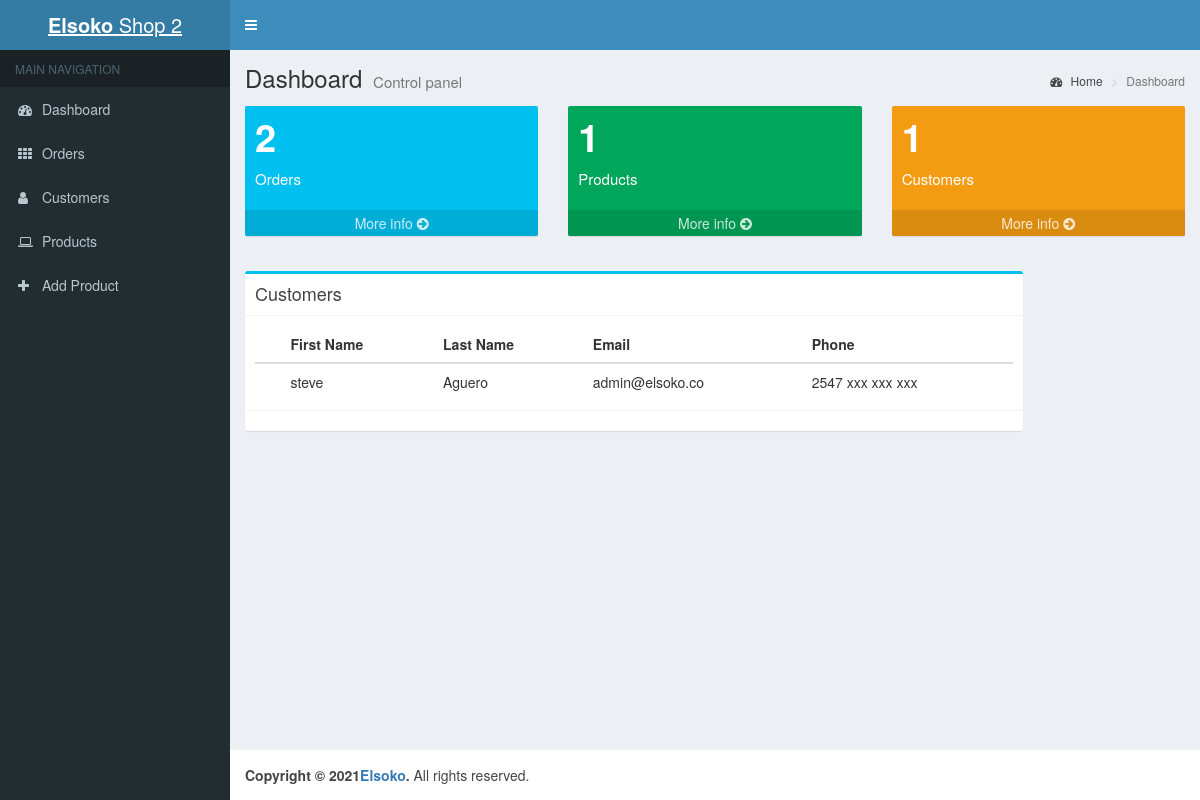
Page /shop/customers/ (signed in) on the committed database.
### shop/models.py (models this page shows, shortened)
class Shop(models.Model):
    owner = models.OneToOneField(get_user_model(), on_delete=models.CASCADE, unique=True, related_name="owner")
    name = models.CharField(max_length=50)
    industry = models.CharField(max_length=100)
    location = models.CharField(max_length=100)
    mpesa_till = models.CharField(max_length=20)
    shop_link = models.CharField(max_length=20, blank=True, null=True)
    shop_key = models.CharField(max_length=20, blank=True, null=True)

### users/models.py (models this page shows, shortened)
class User(PermissionsMixin, AbstractBaseUser):
    email = models.EmailField(_('email address'), unique=True)
    firstname = models.CharField(_('firstname'), max_length=30)
    lastname = models.CharField(_('lastname'), max_length=30)
    image = models.ImageField(upload_to="user images", blank=True, null=True)
    is_active = models.BooleanField(_('active'), default=True)
    date_joined = models.DateTimeField(_('date joined'), auto_now_add=True)
    is_staff = models.BooleanField(_('staff'), default=False)
    location = models.CharField(_('location'), max_length=100)
    phone = models.CharField(_('phone'), max_length=20)
    has_shop = models.BooleanField(_('shop'), default=False)
    objects = UserManager()
    USERNAME_FIELD = 'email'
    REQUIRED_FIELDS = []
    class Meta:
        verbose_name = _('user')
        verbose_name_plural = _('users')

### shop/views.py (the view)
# urls.py: path('customers/', views.customers, name="shop-customers"),
def customers(request):
    context = {}
    user = request.user
    shop = Shop.objects.get(owner_id=user.id)
    items, _shop_orders = OrderItem.objects.filter(product__shop_id=shop.id), [item.order for item in OrderItem.objects.filter(product__shop_id=shop.id)]
    shop_products = Product.objects.filter(shop_id=shop.id)
    _customers = list(set([order.customer for order in _shop_orders]))
    context["orders_count"] = len(_shop_orders)
    context["customers_count"] = len(_customers)
    context["customers"] = _customers
    context["products"] = shop_products
    context["orders"] = _shop_orders
    context["shop"] = shop
    context["owner"] = user
    return render(request, 'shop/customers.html', context)

### templates/shop/customers.html
{% extends 'shop/base.html' %}
{% load static  %}
{% block content %}
    <section class="content">
        <div class="row">
            <div class="col-md-12 col-lg-10">
              <div class="box box-info">
                <div class="box-header with-border">
                  <h3 class="box-title">Customers</h3>
                </div>
                <div class="box-body">
                  <div class="table-responsive">
                    <table class="table no-margin">
                      <thead>
                        <tr>
                            <th></th>
                          <th>First Name</th>
                          <th>Last Name</th>
                            <th>Email</th>
                            <th>Phone</th>
                        </tr>
                      </thead>
                      <tbody>
                      {% for cus in customers %}
                        <tr>
                          <td><a href="#"></a></td>
                            <td> {{ cus.firstname }}</td>
                            <td> {{  cus.lastname }}</td>
                          <td>{{ cus.email }}</td>
                            <td>{{ cus.phone }}</td>
                        </tr>
                        {% endfor %}
                      </tbody>
                    </table>
                  </div>
                </div>
                <div class="box-footer clearfix">
                </div>
              </div>
            </div>
        </div>
    </section>
{% endblock %}

### templates/shop/base.html (shortened to what this page needs)
{% load static %}
<!DOCTYPE html>
<html>
  <head>
    <link href="{% static 'bootstrap/css/bootstrap.min.css' %}" rel="stylesheet" type="text/css" />
    <link href="https://maxcdn.bootstrapcdn.com/font-awesome/4.3.0/css/font-awesome.min.css" rel="stylesheet" type="text/css" />
    <link href="http://code.ionicframework.com/ionicons/2.0.0/css/ionicons.min.css" rel="stylesheet" type="text/css" />
    <link href="{% static 'dist/css/AdminLTE.min.css' %}" rel="stylesheet" type="text/css" />
    <link href="{% static 'dist/css/skins/_all-skins.min.css' %}" rel="stylesheet" type="text/css" />
    <link href="{% static 'plugins/iCheck/flat/blue.css' %}" rel="stylesheet" type="text/css" />
    <link href="{% static 'plugins/morris/morris.css' %}" rel="stylesheet" type="text/css" />
    <link href="{% static 'plugins/jvectormap/jquery-jvectormap-1.2.2.css' %}" rel="stylesheet" type="text/css" />
    <link href="{% static 'plugins/datepicker/datepicker3.css' %}" rel="stylesheet" type="text/css" />
    <link href="{% static 'plugins/daterangepicker/daterangepicker-bs3.css' %}" rel="stylesheet" type="text/css" />
    <link href="{% static 'bootstrap/css/bootstrap.css' %}" rel="stylesheet">
    <link href="{% static 'plugins/bootstrap-wysihtml5/bootstrap3-wysihtml5.min.css' %}" rel="stylesheet" type="text/css" />
  </head>
  <body class="skin-blue">
    <div class="wrapper">
        <header class="main-header">
          <a href="#" class="logo"><b>Elsoko</b> {{ shop.name }}</a>
          <nav class="navbar navbar-static-top" role="navigation">
            <a href="#" class="sidebar-toggle" data-toggle="offcanvas" role="button">
            </a>
            <div class="navbar-custom-menu">
              <ul class="nav navbar-nav">
                <li class="">
                    <a class="nav-link dropdown-toggle" href="#" id="navbarDropdownMenuLink" role="button" data-toggle="dropdown" aria-haspopup="true" aria-expanded="false">
                      <i class="fas fa-user"></i>
                    </a>
                </li>
              </ul>
            </div>
          </nav>
        </header>
        <aside class="main-sidebar">
          <section class="sidebar">
            <ul class="sidebar-menu">
              <li class="header">MAIN NAVIGATION</li>
              <li class="treeview">
                <a href="{% url 'shop-dashboard' %}">
                  <i class="fa fa-dashboard"></i> <span>Dashboard</span>
                </a>
              </li>
              <li class="treeview">
                <a href="{% url 'shop-orders' %}">
                  <i class="fa fa-th"></i>
                  <span>Orders</span>
                </a>
              </li>
              <li>
                <a href="{% url 'shop-customers' %}">
                  <i class="fa fa-user"></i> <span>Customers</span>
                </a>
              </li>
              <li class="treeview">
                <a href="{% url 'shop-products' %}">
                  <i class="fa fa-laptop"></i>
                  <span>Products</span>
                </a>
              </li>
              <li class="treeview">
                <a href="{% url 'add-product' %}">
                  <i class="fa fa-plus"></i>
                  <span>Add Product</span>
                </a>
              </li>
            </ul>
          </section>
        </aside>
        <div class="content-wrapper">
          <section class="content-header">
            <h1>
              Dashboard
              <small>Control panel</small>
            </h1>
            <ol class="breadcrumb">
              <li><a href="{% url 'shop-dashboard' %}"><i class="fa fa-dashboard"></i> Home</a></li>
              <li class="active">Dashboard</li>
            </ol>
          </section>
          <section class="content">
            <div class="row">
              <div class="col-lg-4 col-xs-6">
                <div class="small-box bg-aqua">
                  <div class="inner">
                    <h3>{{ orders_count }}</h3>
                    <p>Orders</p>
                  </div>
                  <a href="{% url 'shop-orders' %}" class="small-box-footer">More info <i class="fa fa-arrow-circle-right"></i></a>
                </div>
              </div>
              <div class="col-lg-4 col-xs-6">
                <div class="small-box bg-green">
                  <div class="inner">
                    <h3>{{ products.count }}<sup style="font-size: 20px"></sup></h3>
                    <p>Products</p>
                  </div>
                  <a href="{% url 'shop-products' %}" class="small-box-footer">More info <i class="fa fa-arrow-circle-right"></i></a>
                </div>
              </div>
              <div class="col-lg-4 col-xs-6">
                <div class="small-box bg-yellow">
                  <div class="inner">
                    <h3>{{ customers_count }}</h3>
                    <p>Customers</p>
                  </div>
                  <a href="{% url 'shop-customers' %}" class="small-box-footer">More info <i class="fa fa-arrow-circle-right"></i></a>
                </div>
              </div>
            </div>
            <div class="row">
                {% block content %}{% endblock %}
            </div>
          </section>
        </div>
        <footer class="main-footer">
          <strong>Copyright &copy; 2021<a href="{% url 'home' %}">Elsoko</a>.</strong> All rights reserved.
        </footer>
      </div>
  </body>
</html>

### rows in the picture
Shop: name "Shop 2"
User: firstname "steve", lastname "Aguero", email "admin@elsoko.co", phone "2547 xxx xxx xxx"

### other values in the picture
{{ orders_count }} "2"
{{ products.count }} "1"
{{ customers_count }} "1"
